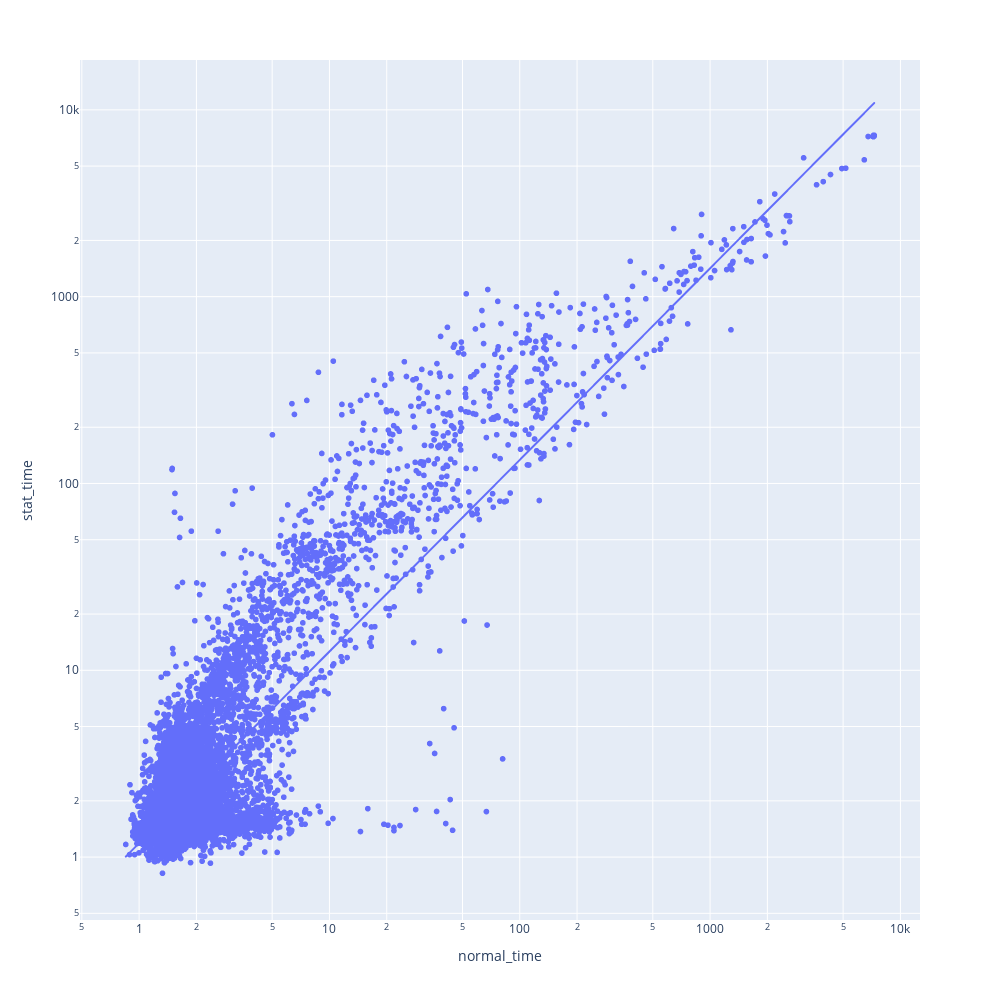

Notebook code cell kept with this figure:
### Code cell
show_log = True
fit_log = True
fig = px.scatter(
    df_bench_filtered,
    x='normal_time',
    y='stat_time',
    trendline='ols',
    log_x=show_log,
    log_y=show_log,
    trendline_options=dict(log_x=fit_log, log_y=fit_log),
    width=1000,
    height=1000
)
results = px.get_trendline_results(fig)
# fig.add_trace(px.line(x=[0, 7200], y=[0, 7200]).data[0])
# fig['data'][2]['line']['color']='rgb(255, 0, 0)'
# fig.update_yaxes(
#     range=[-300,7500]
# )
# fig.update_xaxes(
#     range=[-300,7500]
# )
fig

### Figure 1 — Plotly figure (JSON) as saved in the notebook; plotly's stock layout.template omitted (floating-point values rounded to 4 significant figures; data arrays with more than 128 entries replaced by an {"elided": "..."} marker saying what was removed)
{"data": [{"hovertemplate": "normal_time=%{x}<br>stat_time=%{y}<extra></extra>", "legendgroup": "", "marker": {"color": "#636efa", "symbol": "circle"}, "mode": "markers", "name": "", "showlegend": false, "type": "scattergl", "x": {"elided": "14685 float values"}, "xaxis": "x", "y": {"elided": "14685 float values"}, "yaxis": "y"}, {"hovertemplate": "<b>OLS trendline</b><br>log10(stat_time) = 1.02578 * log10(normal_time) + 0.0746542<br>R<sup>2</sup>=0.913804<br><br>normal_time=%{x}<br>stat_time=%{y} <b>(trend)</b><extra></extra>", "legendgroup": "", "marker": {"color": "#636efa", "symbol": "circle"}, "mode": "lines", "name": "", "showlegend": false, "type": "scattergl", "x": {"elided": "14685 float values"}, "xaxis": "x", "y": {"elided": "14685 float values"}, "yaxis": "y"}], "layout": {"height": 1000, "legend": {"tracegroupgap": 0}, "margin": {"t": 60}, "width": 1000, "xaxis": {"anchor": "y", "domain": [0, 1], "title": {"text": "normal_time"}, "type": "log"}, "yaxis": {"anchor": "x", "domain": [0, 1], "title": {"text": "stat_time"}, "type": "log"}}}
